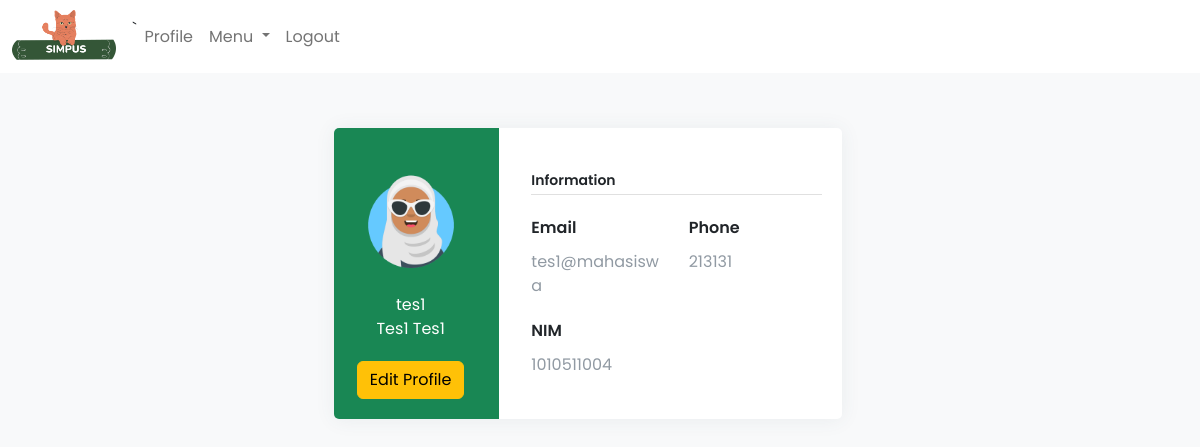
The app's page /profile.php (signed in) with its own data.
### tables this page shows
CREATE TABLE `anggota` (
  `id` int(100) NOT NULL,
  `first` varchar(100) NOT NULL,
  `last` varchar(100) NOT NULL,
  `username` varchar(100) NOT NULL,
  `password` varchar(100) NOT NULL,
  `NIM` int(100) NOT NULL,
  `email` varchar(100) NOT NULL,
  `contact` varchar(100) NOT NULL,
  `pic` varchar(100) NOT NULL
);

### profile.php (the view, shortened to what this page needs)
<?php
	include "connect.php";
	include "navbar.php";
    $db=mysqli_query($mysqli,"SELECT * FROM anggota where username='$_SESSION[login_user]' ;");
    $row=mysqli_fetch_assoc($db)
?>
<!DOCTYPE html>
<html>
<head>
    <link href="assets/css/bootstrap.min.css" rel="stylesheet">
    <link href="assets/css/profil.css" rel="stylesheet">
</head>
      <?php
        include "navbar.php";
      ?>
<body class="bg-light" style="font-family:Poppins;" >
    <div id="intro" class="p-2">
        <br>
        <br>
    <div>
    <div class="page-content page-container" id="page-content">
        <div class="padding">
            <div class="row container d-flex justify-content-center">
    <div class="col-xl-6 col-md-12">
        <div class="card user-card-full m-auto">
            <div class="row">
                <div class="col-sm-4 bg-success user-profile">
                    <div class="card-block text-center text-white">
                        <div class="m-b-25">
                            <img src="assets/img/user.png" height="100" class="img-radius" alt="User-Profile-Image">
                        </div>
                        <div class="f-w-200">
                            <?php echo $row['username'];?>
                        </div>
                        <div class="f-w-200">
                            <?php echo $row['first'];?>
                            <?php echo $row['last'];?>
                        </div>
                    </div>
                    <div class="text-center">
                    <a href="editprofile.php">
                        <input type="submit" class="btn btn-warning profile-button" href="editprofile.php" name="edit" value="Edit Profile"/>
                    </a>
                    </div>
                </div>
                <div class="col-sm-8">
                    <div class="card-block">
                        <br>
                        <h6 class="m-b-20 p-b-5 b-b-default f-w-600">Information</h6>
                        <div class="row">
                            <div class="col-sm-6">
                                <p class="m-b-10 f-w-600">Email</p>
                                <div class="text-muted f-w-400">
                                    <?php echo $row['email'];?>
                                </div>
                            </div>
                            <div class="col-sm-6">
                                <p class="m-b-10 f-w-600">Phone</p>
                                <div class="text-muted f-w-400">
                                    <?php echo $row['contact'];?>
                                </div>
                            </div>
                        </div>
                        <div class="row">
                            <div class="col-sm-6">
                                <p class="m-b-10 f-w-600">NIM</p>
                                <div class="text-muted f-w-400">
                                    <?php echo $row['NIM'];?>
                                </div>
                            </div>
                        </div>
                    </div>
                </div>
            </div>
        </div>
    </div>
        </div>
        </div>
    </div>
</body>

### assets/css/profil.css (style rules this page uses)
body { background-color: #f9f9fa }
.padding { padding: 3rem !important }
.user-card-full { overflow: hidden; }
.card { border-radius: 5px; -webkit-box-shadow: 0 1px 20px 0 rgba(69,90,100,0.08); box-shadow: 0 1px 20px 0 rgba(69,90,100,0.08); border: none; margin-bottom: 30px; }
.user-card-full .user-profile { border-radius: 5px 0 0 5px; }
.user-profile { padding: 20px 0; }
.card-block { padding: 1.25rem; }
.m-b-25 { margin-bottom: 25px; }
.img-radius { border-radius: 5px; }
h6 { font-size: 14px; }
.card .card-block p { line-height: 25px; }
.b-b-default { border-bottom: 1px solid #e0e0e0; }
.m-b-20 { margin-bottom: 20px; }
.p-b-5 { padding-bottom: 5px !important; }
.m-b-10 { margin-bottom: 10px; }
.text-muted { color: #919aa3 !important; }
.f-w-600 { font-weight: 600; }

### records on screen
anggota: username "tes1", first "Tes1", last "Tes1", email "tes1@mahasiswa", contact "213131", NIM "1010511004"
